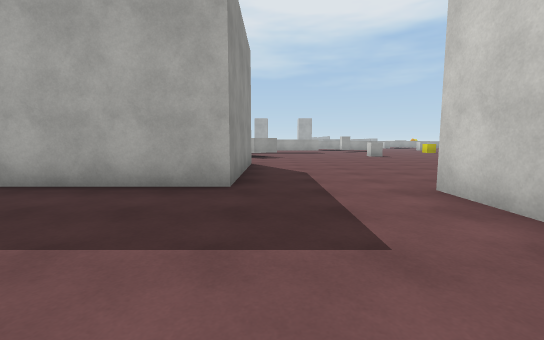
[1] (above)

20 first-person views from a walk through a 3-D level made in the Unity game engine. The camera is 1.3 m above the floor, tilts 6° down and sees 90° across. The floor is counted in squares, 2 m on a side. Each view is taken from the middle of a square. On the plan, view 1 faces up. The plan holds only what a view shows up to about 9 squares ahead; the rest is blank. The place goes on beyond the plan. Surface patterns are stand-ins for the level's own textures.

[2]
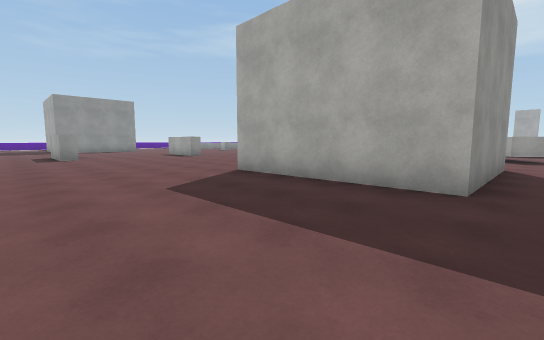

[3]
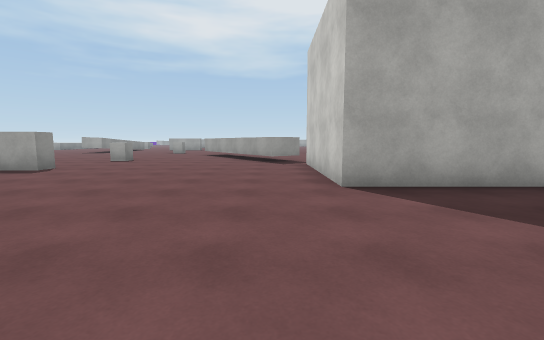

[4]
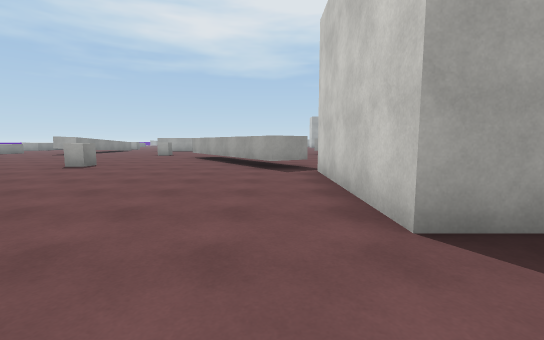

[5]
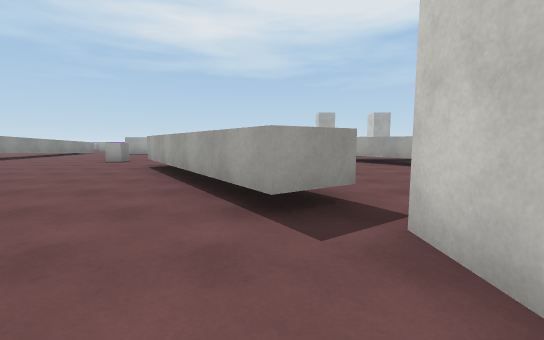

[6]
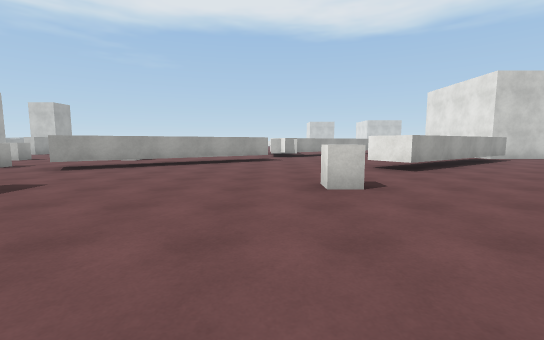

[7]
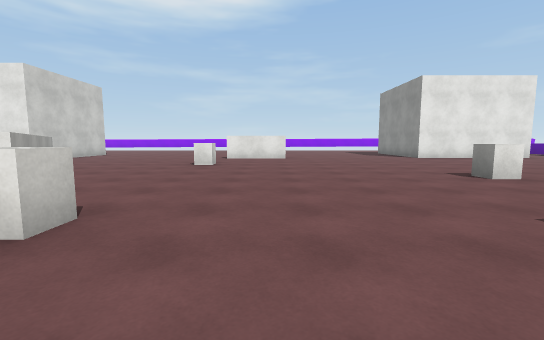

[8]
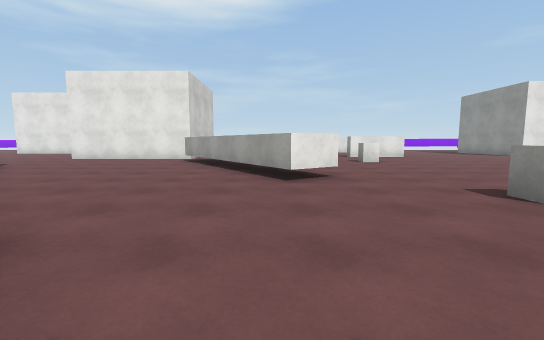

[9]
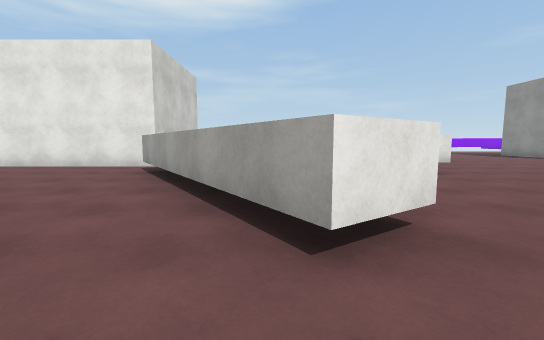

[10]
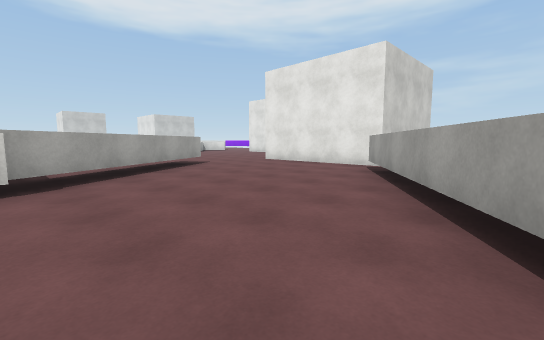

[11]
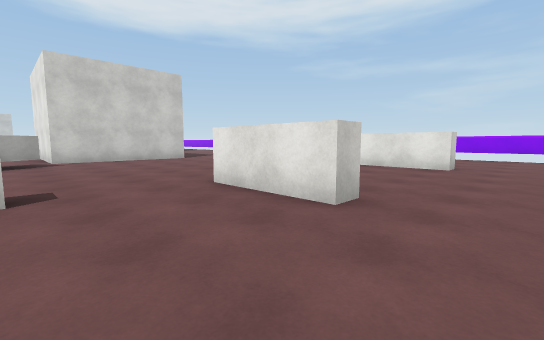

[12]
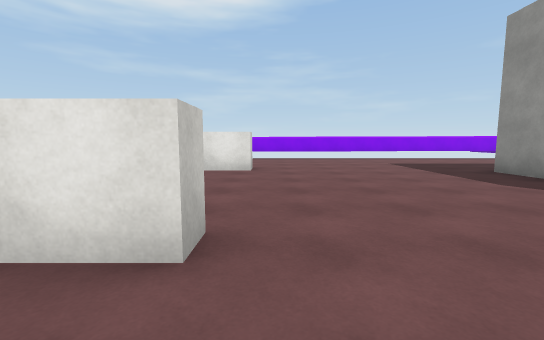

[13]
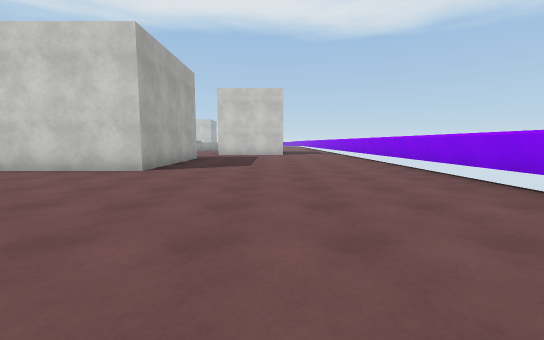

[14]
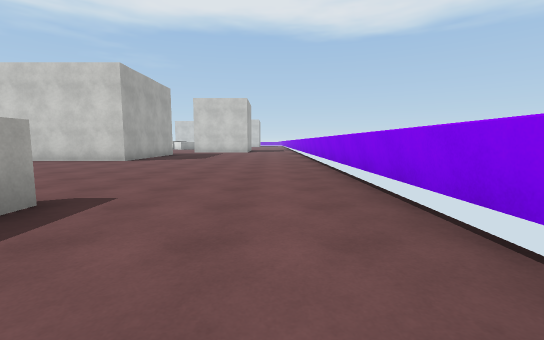

[15]
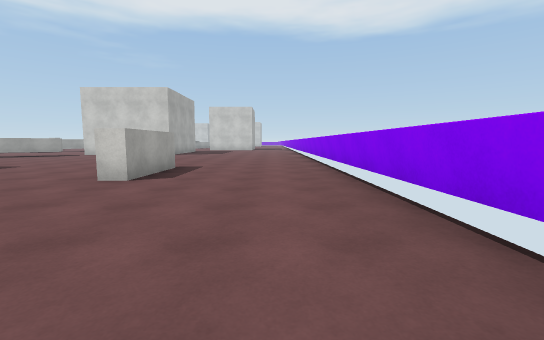

[16]
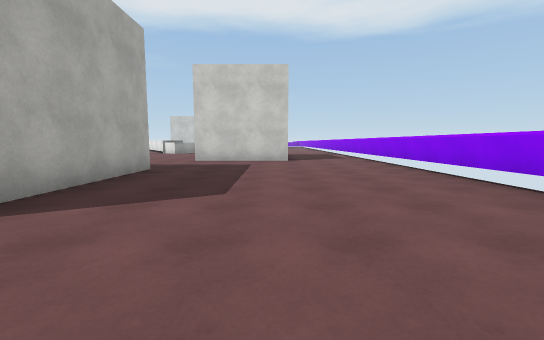

[17]
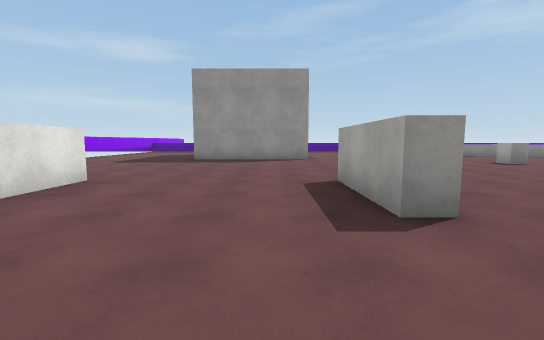

[18]
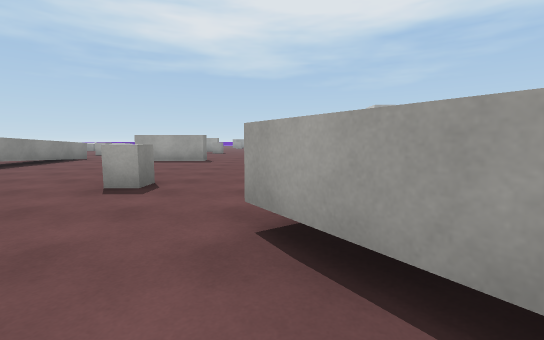

[19]
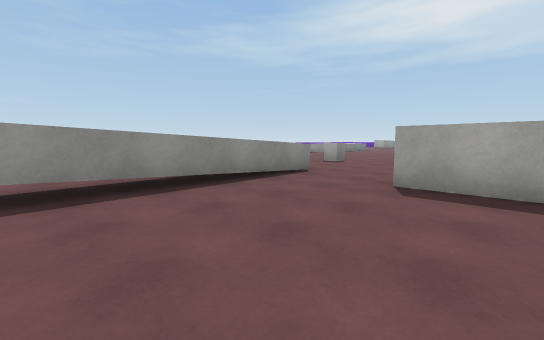

[20]
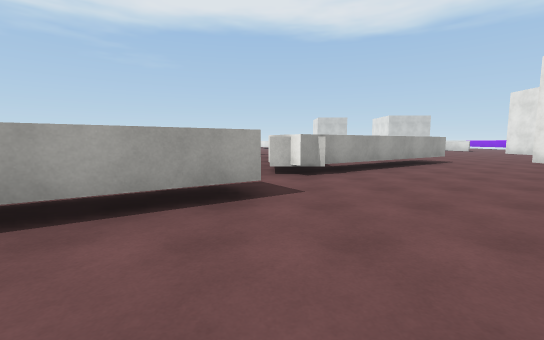

### Floor plan
Points are (right, up) in squares from view 1. A wall is a line through its corners. A room is listed if a view was taken in it or the views show most of it. See-through windows are left out.
Room 1 (views 1, 2, 3, 4, 5, 6, 7, 8, 9, 10, 11, 12, 13, 14, 15, 16, 17, 18, 19, 20)
walls: (-11.3, 6.6) (-11.3, 6.1) (-13.5, 6.1) (-13.5, 6.6) (-11.3, 6.6); (-6, 8.3) (-9.2, 13) (-8.3, 13.6) (-5.1, 8.9) (-6, 8.3); (-11.2, 1.4) (-13.5, 1.4) (-13.5, 1.9) (-11.4, 1.9); (-5.8, 16.1) (-9, 20.9); (-0.7, 10.7) (-3.9, 15.5) (-3, 16.1); (-3.7, 15.6) (-3.7, 16.1); (-0.6, 3.9) (-5, 3.9) (-5, 8) (-0.6, 8); (-15.7, 18.6) (-15.6, 15.9); (-11.2, 20) (-13.6, 20); (-16.9, -2.2) (2.1, -2.2); (2.2, 2.1) (2.2, 3.6)
ways out: opening at (-13.7, 19.5); opening at (-4, 16); opening at (-1, 9.5); opening at (1.2, 1.2)
objects: block (-17, 12); block (-11, 9); block (-11, 15)

Positions as (right, up) in squares from view 1, and headings:
1: (0, 0), facing up
2: (0, 0), facing up-left
3: (-6, 0), facing up
4: (-6, 2), facing up
5: (-6, 6), facing up
6: (-15, 16), facing right
7: (-13, 17), facing down
8: (-8, 18), facing down
9: (-8, 15), facing down
10: (-8, 15), facing down-right
11: (-15, 9), facing down-right
12: (-14, 8), facing down
13: (-11, 1), facing right
14: (-14, -1), facing right
15: (-18, -1), facing right
16: (-7, 1), facing right
17: (-9, 5), facing left
18: (-9, 11), facing up
19: (-12, 16), facing up-left
20: (-9, 16), facing right
